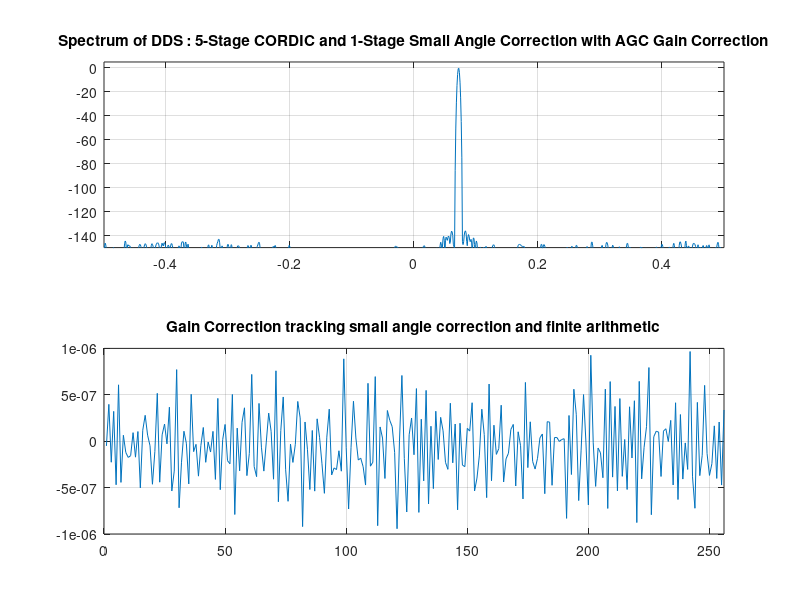

Write MATLAB code to recreate this figure.
%   filename: DDS_harris_IEEE.m
%
%  Low phase noise DDS modeling.
%  MATLAB script by fred harris of San Diego State Univ.
%  See the July 2007 IEEE Signal Processing magazine's 
%   "DSP Tips & Tricks" column, or conference paper, f. harris,  
%  C. Dick, and R. Jekel, "An Ultra Low Noise DDS", Software  
%  Defined Radio Conference (SDR-2006), Orlando Florida, 13-15 November 2006

clear
%%%%%%%%%%%%%%%%%%%%%%%%%%%%%%%%%%%%%%%%%%%%%%%%%%%%%%
N_CORD = 10; % Number of Cordic Iterations   (try 6)
N_BITS = 20; % Number of bits in multiplier   (try 16)
FREQ = 0.072; % Frequency (0->0.5) of sinusoid  (try 0.022)
N_DAT = 1024; % Length of signal data sequence  (try 1024)
SD_ON = 1; % Sig-Del Dither ON (1), or OFF (0)
%%%%%%%%%%%%%%%%%%%%%%%%%%%%%%%%%%%%%%%%%%%%%%%%%%%%%%%

reg1=1;
reg2=0;
del1=0;
del2=0;
accum=0;

tan_phi=(2.^-(0:N_CORD-1));
phi=atan(2.^-(0:N_CORD-1))/(2*pi);

scl2=prod(cos(2*pi*phi));

% number of bits in product
scl=2^N_BITS-1;

% normalized frequency f_c/f_s 
theta=FREQ;

for nn=1:N_DAT
    vv(nn)=reg1+j*reg2;
        accum=-theta;
    % 5-stages of standard cordic        
        for kk=1:length(phi)
            sum1=(reg1+reg2*tan_phi(kk)*sign(accum));
            sum2=(reg2-reg1*tan_phi(kk)*sign(accum));
            reg1=sum1;
            reg2=sum2;
            accum=accum-phi(kk)*sign(accum);
        end
% standard cordic gain correction        
    reg1=reg1*scl2;
    reg2=reg2*scl2;
    
% small angle correction folded into cordic    
    sum1=(reg1+reg2*accum*2*pi*sign(accum));
    sum2=(reg2-reg1*accum*2*pi*sign(accum));
    
% gain correction matched to small angle correction term
    gn=(3-(sum1*sum1+sum2*sum2))/2;
    gain(nn)=gn;
    
% sigma-delta quantizer at output of gain correction I(n)
    reg1=floor((del1+sum1*gn)*scl)/scl;
    del1=SD_ON*(sum1*gn+del1-reg1);

    % sigma-delta quantizer at output of gain correction Q(n)
    reg2=floor((del2+sum2*gn)*scl)/scl;
    del2=SD_ON*(sum2*gn+del2-reg2);
end

figure(1), clf
subplot(2,1,1)
ww=kaiser(N_DAT,20)';
ww=ww/sum(ww);

plot(-0.5:1/N_DAT:0.5-1/N_DAT,fftshift(20*log10(abs(fft(vv(1:N_DAT).*ww)))));
grid on
axis([-0.5 0.5 -150 5])
title('Spectrum of DDS : 5-Stage CORDIC and 1-Stage Small Angle Correction with AGC Gain Correction')

subplot(2,1,2)
plot(gain(1:256)-1)
grid on
qq=axis;
axis([0, 256, qq(3), qq(4)]) 
title('Gain Correction tracking small angle correction and finite arithmetic')
